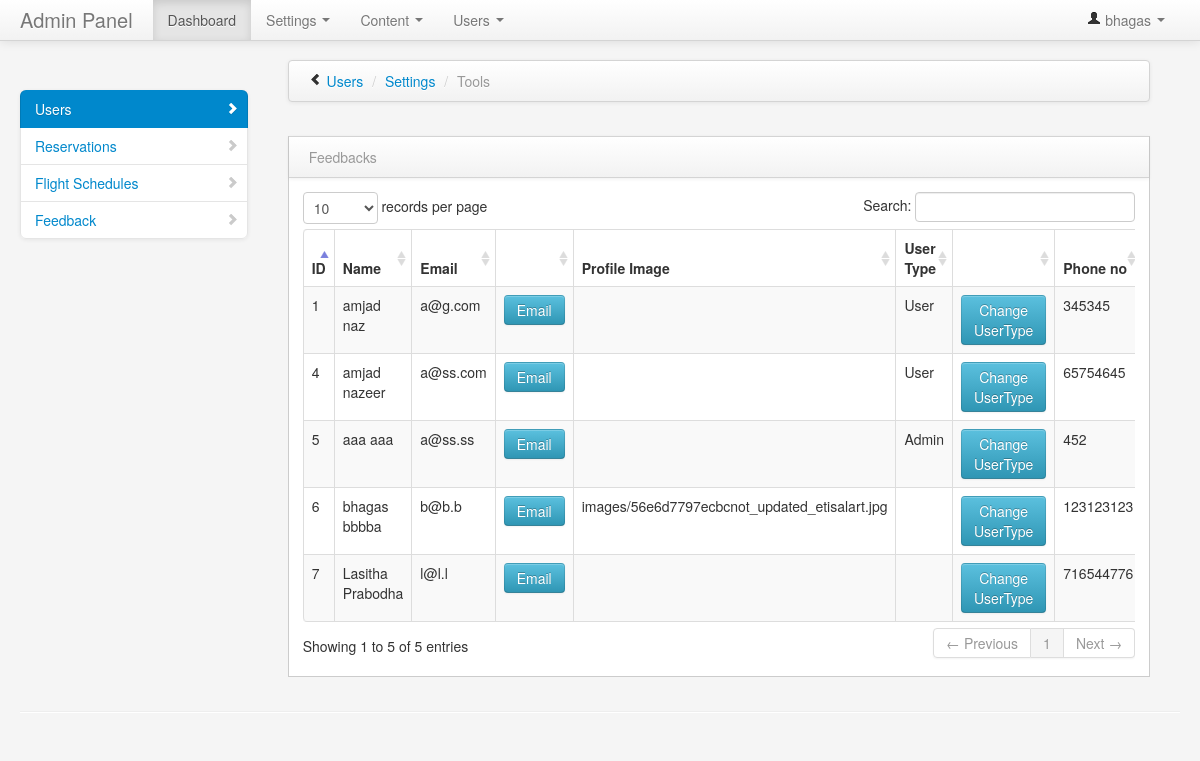
Page /admin/index.php (signed in) on the committed database.
### tables this page shows
CREATE TABLE IF NOT EXISTS `users` (
`id` int(11) NOT NULL,
  `first_name` varchar(10) NOT NULL,
  `last_name` varchar(20) NOT NULL,
  `email` varchar(20) NOT NULL,
  `password` varchar(100) NOT NULL,
  `profile_image` longtext NOT NULL,
  `user_type` varchar(3) NOT NULL,
  `phone` int(11) NOT NULL,
  `address` longtext NOT NULL,
  `passport_no` varchar(20) NOT NULL,
  `date_registered` timestamp NOT NULL DEFAULT CURRENT_TIMESTAMP
);

### admin/index.php (the view, shortened to what this page needs)
<!DOCTYPE html>
<html class="no-js">
    <head>
        <link href="bootstrap/css/bootstrap.min.css" rel="stylesheet" media="screen">
        <link href="bootstrap/css/bootstrap-responsive.min.css" rel="stylesheet" media="screen">
        <link href="vendors/easypiechart/jquery.easy-pie-chart.css" rel="stylesheet" media="screen">
        <link href="assets/styles.css" rel="stylesheet" media="screen">
        <link href="assets/styles.css" rel="stylesheet" media="screen">
        <link href="assets/DT_bootstrap.css" rel="stylesheet" media="screen">
    </head>
    <body>
        <?PHP include_once 'nav.php'; ?>
        <div class="container-fluid">
            <div class="row-fluid">
                <div class="span3" id="sidebar">
                    <ul class="nav nav-list bs-docs-sidenav nav-collapse collapse">
                        <li class="active">
                            <a href="index.php"><i class="icon-chevron-right"></i>Users</a>
                        </li>
                        <li >
                            <a href="res.php"><i class="icon-chevron-right"></i>Reservations</a>
                        </li>
                        <li >
                            <a href="flights.php"><i class="icon-chevron-right"></i>Flight Schedules</a>
                        </li>
                        <li>
                            <a href="feedbacks.php"><i class="icon-chevron-right"></i>Feedback</a>
                        </li>
                                 </ul>
                </div>
                <div class="span9" id="content">
                    <div class="row-fluid">
                        <div class="navbar">
                            <div class="navbar-inner">
                                <ul class="breadcrumb">
                                    <i class="icon-chevron-left hide-sidebar"><a href='#' title="Hide Sidebar" rel='tooltip'>&nbsp;</a></i>
                                    <li>
                                        <a href="#">Users</a> <span class="divider">/</span>
                                    </li>
                                    <li>
                                        <a href="#">Settings</a> <span class="divider">/</span>
                                    </li>
                                    <li class="active">Tools</li>
                                </ul>
                            </div>
                        </div>
                    </div>
                    <div class="row-fluid">
                        <div class="block">
                            <div class="navbar navbar-inner block-header">
                                <div class="muted pull-left">Feedbacks</div>
                            </div>
                            <div class="block-content collapse in">
                                <div class="span12">
                                    <table cellpadding="0" cellspacing="0" border="0" class="table table-striped table-bordered" id="example">
                                        <thead>
                                            <tr>
                                                <th>ID</th>
                                                <th>Name</th>
                                                <th>Email</th>
                                                <th></th>
                                                <th>Profile Image</th>
                                                <th>User Type</th>
                                                <th></th>
                                                <th>Phone no</th>
                                        </thead>
                                        <tbody>
                                            <?php
                                            $conexion = db_connect();
                                            $sql = "SELECT * FROM users";
                                            $result = $conexion->query($sql);
                                            while ($row = $result->fetch_array()) {
                                                $id = $row['id'];
                                                $fname = $row['first_name'];
                                                $lname = $row['last_name'];
                                                $email = $row['email'];
                                                $p_img = $row['profile_image'];
                                                $user_type = $row['user_type'];
                                                $phone = $row['phone'];
                                                ?>
                                                <tr>
                                                    <td><?PHP echo $id; ?></td>
                                                    <td><?PHP echo $fname . ' ' . $lname; ?></td>
                                                    <td><?PHP echo $email; ?></td>
                                                    <td><a class="btn btn-info" href="#myModal" data-toggle="modal" id="<?PHP echo $email; ?>" data-target="#edit-modal" >
                                                            Email
                                                        </a></td>
                                                    <td><?PHP echo $p_img; ?></td>
                                                    <td><?PHP
                                                        if ($user_type == 'U') {
                                                            echo 'User';
                                                        } elseif ($user_type == 'A') {
                                                            echo 'Admin';
                                                        }
                                                        ?></td>
                                                    <td><a class="btn btn-info" href="<?php echo 'change-utype.php?utid='.$id?>">
                                                            Change UserType
                                                        </a></td>
                                                    <td><?PHP echo $phone; ?></td>
                                                </tr>
                                            <?php } ?>
                                        </tbody>
                                    </table>
                                </div>
                            </div>
                        </div>
                    </div>
                </div>
            </div>
            <hr>
        </div>
    </body>
</html>

### admin/nav.php (shortened to what this page needs)
<div class="navbar navbar-fixed-top">
    <div class="navbar-inner">
        <div class="container-fluid">
            <a class="brand" href="#">Admin Panel</a>
            <div class="nav-collapse collapse">
                <ul class="nav pull-right">
                    <li class="dropdown">
                        <a href="#" role="button" class="dropdown-toggle" data-toggle="dropdown"> <i class="icon-user"></i> <?PHP echo $_SESSION['first_name'];?> <i class="caret"></i>
                        </a>
                    </li>
                </ul>
                <ul class="nav">
                    <li class="active">
                        <a href="#">Dashboard</a>
                    </li>
                    <li class="dropdown">
                        <a href="#" data-toggle="dropdown" class="dropdown-toggle">Settings <b class="caret"></b>
                        </a>
                    </li>
                    <li class="dropdown">
                        <a href="#" role="button" class="dropdown-toggle" data-toggle="dropdown">Content <i class="caret"></i>
                        </a>
                    </li>
                    <li class="dropdown">
                        <a href="#" role="button" class="dropdown-toggle" data-toggle="dropdown">Users <i class="caret"></i>
                        </a>
                    </li>
                </ul>
            </div>
        </div>
    </div>
</div>

### admin/assets/styles.css (style rules this page uses)
body { padding-top: 0; padding-bottom: 40px; background-color: #f5f5f5; }
@media (min-width: 979px) { body { padding-top: 60px; } }
#content { margin-left:0px; }
.hide-sidebar, .show-sidebar { cursor: pointer; }
.breadcrumb { margin: 0 0 0px; padding: 10px 0px; background-color: transparent; }
.block { border: 1px solid #ccc; background: white; margin: 1em 0em; border-top: none; }
.block-content { margin: 1em; min-height: .25em; }
.block-header { margin-bottom: 0px; border-right: none; border-left: none; -webkit-border-radius: 0px; -moz-border-radius: 0px; border-radius: 0px; }
.block-header div { padding-top: 10px; }
.bs-docs-sidenav { max-width: 228px; margin: 30px 0 0; padding: 0; background-color: #fff; -webkit-border-radius: 6px; -moz-border-radius: 6px; border-radius: 6px; -webkit-box-shadow: 0 1px 4px rgba(0,0,0,.065); -moz-box-shadow: 0 1px 4px rgba(0,0,0,.065); box-shadow: 0 1px 4px rgba(0,0,0,.065); }
.bs-docs-sidenav > li > a { display: block; width: 190px \9; margin: 0 0 -1px; padding: 8px 14px; border: 1px solid #e5e5e5; }
.bs-docs-sidenav > li:first-child > a { -webkit-border-radius: 6px 6px 0 0; -moz-border-radius: 6px 6px 0 0; border-radius: 6px 6px 0 0; }
.bs-docs-sidenav > li:last-child > a { -webkit-border-radius: 0 0 6px 6px; -moz-border-radius: 0 0 6px 6px; border-radius: 0 0 6px 6px; }
.bs-docs-sidenav > .active > a { position: relative; z-index: 2; padding: 9px 15px; border: 0; text-shadow: 0 1px 0 rgba(0,0,0,.15); -webkit-box-shadow: inset 1px 0 0 rgba(0,0,0,.1), inset -1px 0 0 rgba(0,0,0,.1); -moz-box-shadow: inset 1px 0 0 rgba(0,0,0,.1), inset -1px 0 0 rgba(0,0,0,.1); box-shadow: inset 1px 0 0 rgba(0,0,0,.1), inset -1px 0 0 rgba(0,0,0,.1); }
.bs-docs-sidenav .icon-chevron-right { float: right; margin-top: 2px; margin-right: -6px; opacity: .25; }
.bs-docs-sidenav .active .icon-chevron-right, .bs-docs-sidenav .active a:hover .icon-chevron-right { opacity: 1; }

### rows in the picture
users: id "1", first_name "amjad", last_name "naz", email "a@g.com", user_type "User", phone "345345"
users: id "4", first_name "amjad", last_name "nazeer", email "a@ss.com", user_type "User", phone "65754645"
users: id "5", first_name "aaa", last_name "aaa", email "a@ss.ss", user_type "Admin", phone "452"
users: id "6", first_name "bhagas", last_name "bbbba", email "b@b.b", profile_image "images/56e6d7797ecbcnot_updated_etisalart.jpg", phone "123123123"
users: id "7", first_name "Lasitha", last_name "Prabodha", email "l@l.l", phone "716544776"

### other values in the picture
$_SESSION['first_name'] "bhagas"
